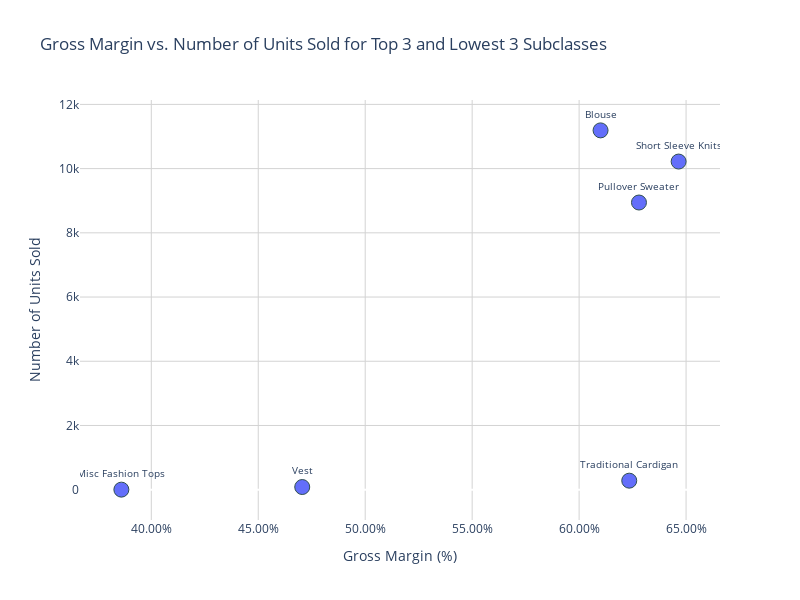

Source (notebook cell):
### Code cell
import plotly.graph_objects as go
import plotly.express as px

top3 = results_df3.nlargest(3, 'No. of units sold')
lowest3 = results_df3.nsmallest(3, 'No. of units sold')

combined = pd.concat([top3, lowest3])

combined['gross_margin'] = combined['gross_margin'] * 100

fig = px.scatter(combined, 
                 x='gross_margin', 
                 y='No. of units sold', 
                 text='sub_class', 
                 title='Gross Margin vs. Number of Units Sold for Top 3 and Lowest 3 Subclasses',
                 labels={'gross_margin': 'Gross Margin (%)',
                         'No. of units sold': 'Number of Units Sold'},
                 hover_name='sub_class',
                 hover_data=['gross_margin', 'No. of units sold'],
                 width=800,
                 height=600)

fig.update_traces(textposition='top center', textfont_size=10, marker=dict(size=15, line=dict(width=1, color='DarkSlateGrey')))
fig.update_layout(xaxis=dict(tickformat='.2f', ticksuffix='%'), plot_bgcolor='rgba(0, 0, 0, 0)', paper_bgcolor='rgba(0, 0, 0, 0)')

# Add gridlines to the plot
fig.update_xaxes(showgrid=True, gridwidth=1, gridcolor='LightGray')
fig.update_yaxes(showgrid=True, gridwidth=1, gridcolor='LightGray')

fig.show()

### Figure 1 — Plotly figure (JSON) as saved in the notebook; plotly's stock layout.template omitted (floating-point values rounded to 4 significant figures)
{"data": [{"hovertemplate": "<b>%{hovertext}</b><br><br>Gross Margin (%)=%{x}<br>Number of Units Sold=%{y}<br>sub_class=%{text}<extra></extra>", "hovertext": ["Blouse", "Short Sleeve Knits", "Pullover Sweater", "Misc Fashion Tops", "Vest", "Traditional Cardigan"], "legendgroup": "", "marker": {"color": "#636efa", "line": {"color": "DarkSlateGrey", "width": 1}, "size": 15, "symbol": "circle"}, "mode": "markers+text", "name": "", "orientation": "v", "showlegend": false, "text": ["Blouse", "Short Sleeve Knits", "Pullover Sweater", "Misc Fashion Tops", "Vest", "Traditional Cardigan"], "textfont": {"size": 10}, "textposition": "top center", "type": "scatter", "x": [61.0, 64.65, 62.8, 38.6, 47.06, 62.34], "xaxis": "x", "y": [11191, 10220, 8944, 2, 83, 281], "yaxis": "y"}], "layout": {"height": 600, "legend": {"tracegroupgap": 0}, "paper_bgcolor": "rgba(0, 0, 0, 0)", "plot_bgcolor": "rgba(0, 0, 0, 0)", "title": {"text": "Gross Margin vs. Number of Units Sold for Top 3 and Lowest 3 Subclasses"}, "width": 800, "xaxis": {"anchor": "y", "domain": [0, 1], "gridcolor": "LightGray", "gridwidth": 1, "showgrid": true, "tickformat": ".2f", "ticksuffix": "%", "title": {"text": "Gross Margin (%)"}}, "yaxis": {"anchor": "x", "domain": [0, 1], "gridcolor": "LightGray", "gridwidth": 1, "showgrid": true, "title": {"text": "Number of Units Sold"}}}}
